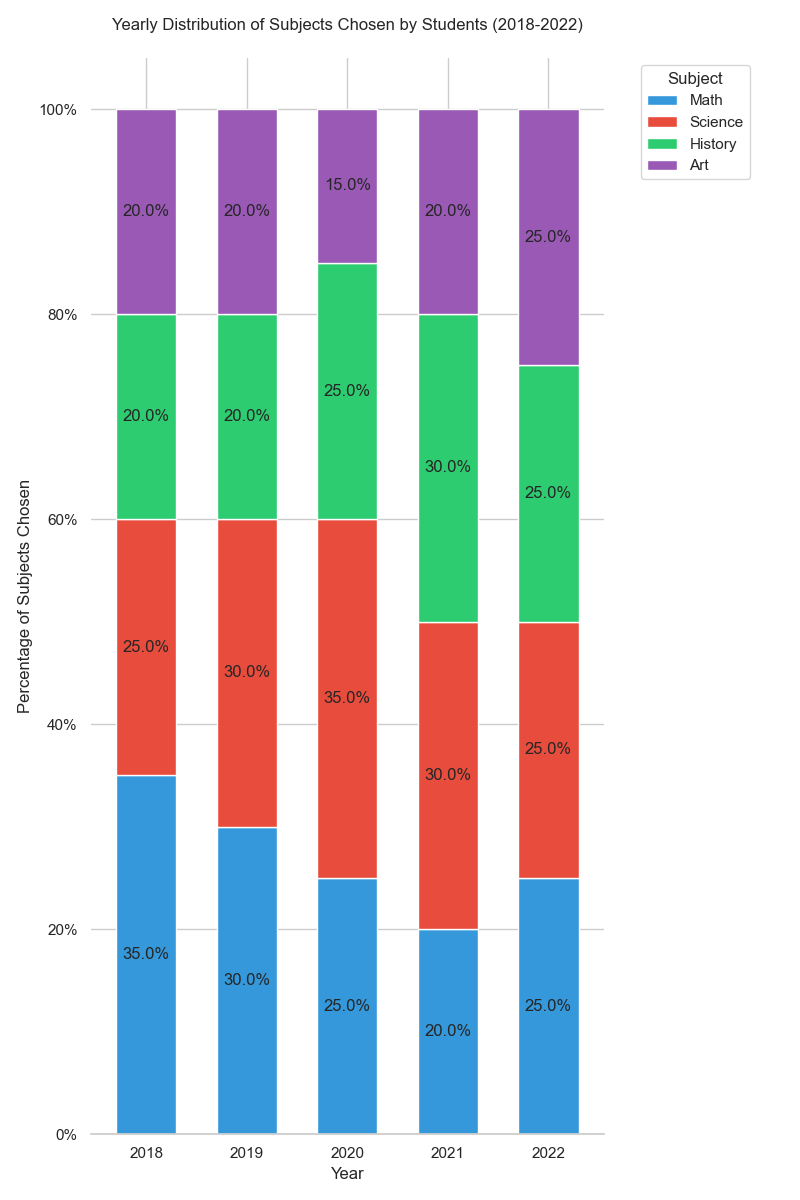

This figure's Python source:

import pandas as pd
import seaborn as sns
import matplotlib.pyplot as plt
from matplotlib.ticker import FixedFormatter

# Creating the dataframe
data = {
    'Year': ['2018', '2019', '2020', '2021', '2022'],
    'Math': [35, 30, 25, 20, 25],
    'Science': [25, 30, 35, 30, 25],
    'History': [20, 20, 25, 30, 25],
    'Art': [20, 20, 15, 20, 25]
}
df = pd.DataFrame(data)
df.set_index('Year', inplace=True)

# Convert to percentages
df_percentage = df.div(df.sum(axis=1), axis=0) * 100

# Starting the stackplot
fig, ax = plt.subplots(figsize=(8, 12))
df_percentage.plot(kind='bar', stacked=True, width=0.6, color=['#3498db', '#e74c3c', '#2ecc71', '#9b59b6'], ax=ax)

# Adding the percentage labels on each bar
for c in ax.containers:
    labels = [f'{w:.1f}%' for w in c.datavalues]
    ax.bar_label(c, labels=labels, label_type='center')

ax.set_ylabel('Percentage of Subjects Chosen')
ax.set_xlabel('Year')
ax.set_title('Yearly Distribution of Subjects Chosen by Students (2018-2022)', pad=20)
ax.yaxis.set_major_formatter(FixedFormatter(['0%', '20%', '40%', '60%', '80%', '100%']))

plt.xticks(rotation=0)
plt.legend(title='Subject', loc='upper right', bbox_to_anchor=(1.3, 1))
sns.despine(left=True)

plt.tight_layout()
plt.show()
